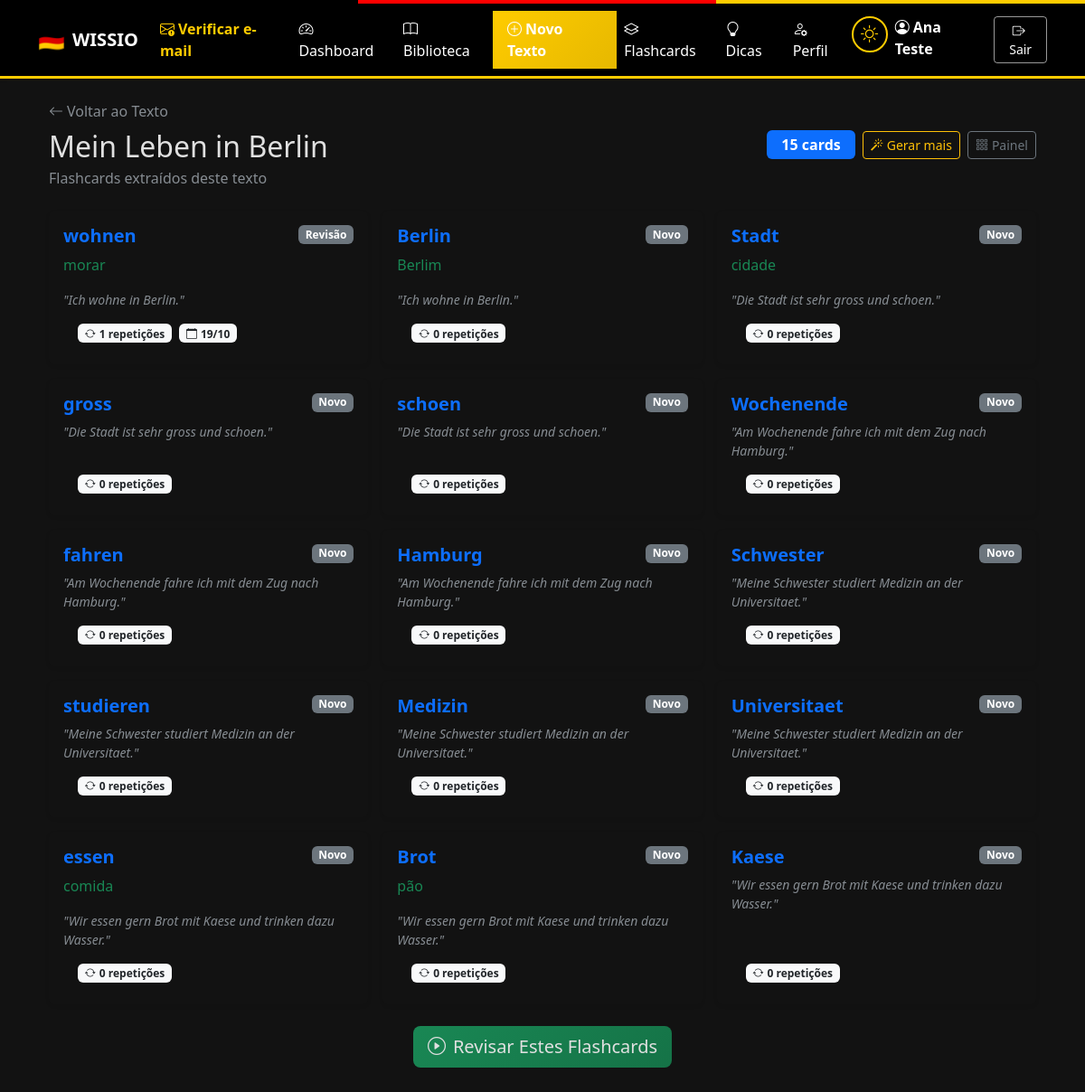
Page /texto/1/flashcards (signed in) on the committed database.
### models.py (models this page shows, shortened)
class Usuario(db.Model):
    __tablename__ = 'usuarios'
    id = db.Column(db.Integer, primary_key=True)
    nome = db.Column(db.String(100), nullable=False)
    email = db.Column(db.String(120), unique=True, nullable=False)
    senha_hash = db.Column(db.String(255), nullable=False)
    objetivo = db.Column(db.Enum(ObjetivoAprendizagem), nullable=True, values_callable=_valores_enum)
    nivel_atual = db.Column(db.Enum(NivelCEFR), default=NivelCEFR.A1, values_callable=_valores_enum)
    meta_diaria_minutos = db.Column(db.Integer, default=5)
    meta_semanal_textos = db.Column(db.Integer, default=3)
    meta_flashcards_iniciais = db.Column(db.Integer, default=20)
    onboarding_concluido = db.Column(db.Boolean, default=False)
    email_verificado = db.Column(db.Boolean, default=False)
    token_verificacao = db.Column(db.String(100), nullable=True)
    token_verificacao_expira = db.Column(db.DateTime, nullable=True)
    tema_escuro = db.Column(db.Boolean, default=False)  # Preferência de tema
    created_at = db.Column(db.DateTime, default=lambda: datetime.now(timezone.utc))
    updated_at = db.Column(db.DateTime, default=lambda: datetime.now(timezone.utc), onupdate=lambda: datetime.now(timezone.utc))
    textos = db.relationship('Texto', backref='usuario', lazy=True, cascade='all, delete-orphan')
    flashcards = db.relationship('Flashcard', backref='usuario', lazy=True, cascade='all, delete-orphan')
    progresso_flashcards = db.relationship('ProgressoFlashcard', backref='usuario', lazy=True, cascade='all, delete-orphan')
    ctest_submissoes = db.relationship('CTestSubmissao', backref='usuario', lazy=True, cascade='all, delete-orphan')
    estatisticas_diarias = db.relationship('EstatisticaDiaria', backref='usuario', lazy=True, cascade='all, delete-orphan')

class Texto(db.Model):
    __tablename__ = 'textos'
    id = db.Column(db.Integer, primary_key=True)
    titulo = db.Column(db.String(150), nullable=False)
    conteudo_original = db.Column(db.Text, nullable=False)
    nivel = db.Column(db.Enum(NivelCEFR), nullable=False, values_callable=_valores_enum)
    ctest_conteudo = db.Column(db.Text, nullable=True)
    ctest_respostas = db.Column(db.JSON, nullable=True)
    categoria = db.Column(db.String(50), nullable=True)
    tempo_estimado_min = db.Column(db.Integer, nullable=True)
    imagem_url = db.Column(db.String(500), nullable=True)
    created_at = db.Column(db.DateTime, default=lambda: datetime.now(timezone.utc))
    usuario_id = db.Column(db.Integer, db.ForeignKey('usuarios.id'), nullable=False)
    flashcards = db.relationship('Flashcard', backref='texto', lazy=True, cascade='all, delete-orphan')
    ctest_submissoes = db.relationship('CTestSubmissao', backref='texto', lazy=True, cascade='all, delete-orphan')

class Flashcard(db.Model):
    __tablename__ = 'flashcards'
    id = db.Column(db.Integer, primary_key=True)
    palavra_alemao = db.Column(db.String(100), nullable=False)
    traducao = db.Column(db.String(100), nullable=True)
    tipo = db.Column(db.String(40), nullable=True)
    exemplo = db.Column(db.Text, nullable=True)
    alternativas = db.Column(db.Text, nullable=True)
    ultima_resposta = db.Column(db.Text, nullable=True)
    resposta_correta = db.Column(db.Boolean, nullable=True)
    imagem_url = db.Column(db.String(500), nullable=True)
    created_at = db.Column(db.DateTime, default=lambda: datetime.now(timezone.utc))
    usuario_id = db.Column(db.Integer, db.ForeignKey('usuarios.id'), nullable=False)
    texto_id = db.Column(db.Integer, db.ForeignKey('textos.id'), nullable=True)
    progresso = db.relationship('ProgressoFlashcard', backref='flashcard', lazy=True, cascade='all, delete-orphan')

class ProgressoFlashcard(db.Model):
    __tablename__ = 'progresso_flashcards'
    id = db.Column(db.Integer, primary_key=True)
    usuario_id = db.Column(db.Integer, db.ForeignKey('usuarios.id'), nullable=False)
    flashcard_id = db.Column(db.Integer, db.ForeignKey('flashcards.id'), nullable=False)
    stability = db.Column(db.Float, default=0.0)  # Estabilidade da memória (dias)
    difficulty = db.Column(db.Float, default=5.0)  # Dificuldade do cartão (1-10)
    reps = db.Column(db.Integer, default=0)  # Número de revisões bem-sucedidas
    lapses = db.Column(db.Integer, default=0)  # Número de esquecimentos
    state = db.Column(db.Integer, default=0)  # 0=New, 1=Learning, 2=Review, 3=Relearning
    last_review = db.Column(db.DateTime, nullable=True)
    next_review = db.Column(db.DateTime, nullable=True)
    created_at = db.Column(db.DateTime, default=lambda: datetime.now(timezone.utc))
    updated_at = db.Column(db.DateTime, default=lambda: datetime.now(timezone.utc), onupdate=lambda: datetime.now(timezone.utc))
    @property
    def state_label(self):
        return {0: 'Novo', 1: 'Aprendendo', 2: 'Revisão', 3: 'Reaprender'}.get(self.state, 'Novo')
    __table_args__ = (db.UniqueConstraint('usuario_id', 'flashcard_id', name='uq_usuario_flashcard'),)

### app.py (the view)
@app.route('/texto/<int:id>/flashcards')
@login_required
def flashcards_do_texto(id):
    usuario = get_current_user()
    texto = Texto.query.get_or_404(id)
    if texto.usuario_id != usuario.id:
        abort(403)
    flashcards = Flashcard.query.filter_by(texto_id=texto.id, usuario_id=usuario.id).all()
    cards_data = []
    for fc in flashcards:
        prog = ProgressoFlashcard.query.filter_by(usuario_id=usuario.id, flashcard_id=fc.id).first()
        if not prog:
            prog = ProgressoFlashcard(usuario_id=usuario.id, flashcard_id=fc.id)
            db.session.add(prog)
        cards_data.append({'flashcard': fc, 'progresso': prog})
    db.session.commit()
    return render_template('flashcards_texto.html', texto=texto, cards_data=cards_data)

### app.py (called while the page is built)
def login_required(f):
    @wraps(f)
    def decorated_function(*args, **kwargs):
        if 'usuario_id' not in session:
            flash('Faça login para acessar esta página.', 'warning')
            return redirect(url_for('login', next=request.url))
        return f(*args, **kwargs)
    return decorated_function

def get_current_user():
    if 'usuario_id' in session:
        return Usuario.query.get(session['usuario_id'])
    return None

@app.context_processor
def inject_globals():
    usuario = get_current_user()
    tema_escuro = session.get('tema_escuro')
    if tema_escuro is None and usuario is not None:
        tema_escuro = usuario.tema_escuro
    return {
        'usuario': usuario,
        'tema_escuro': bool(tema_escuro),
    }

### templates/flashcards_texto.html (shortened to what this page needs)
{% extends "base.html" %}
{% block content %}
<div class="container mb-5">
    <div class="d-flex justify-content-between align-items-center mb-4 flex-wrap gap-2">
        <div>
            <a href="{{ url_for('ver_texto', id=texto.id) }}" class="text-decoration-none text-muted">
                <i class="bi bi-arrow-left me-1"></i>Voltar ao Texto
            </a>
            <h2 class="mb-1 mt-2">{{ texto.titulo }}</h2>
            <p class="text-muted mb-0">Flashcards extraídos deste texto</p>
        </div>
        <div class="d-flex align-items-center gap-2 flex-wrap">
            <span class="badge bg-primary fs-6 px-3 py-2">{{ cards_data|length }} cards</span>
            <form method="POST" action="{{ url_for('gerar_flashcards_do_texto', id=texto.id) }}" class="d-inline">
                <button class="btn btn-sm btn-outline-warning" title="Extrai novos vocabulários deste texto">
                    <i class="bi bi-magic me-1"></i>Gerar mais
                </button>
            </form>
            <a href="{{ url_for('painel_flashcards') }}" class="btn btn-sm btn-outline-secondary">
                <i class="bi bi-grid-3x3-gap me-1"></i>Painel
            </a>
        </div>
    </div>
    {% if cards_data %}
    <div class="row g-3">
        {% for item in cards_data %}
        <div class="col-md-6 col-lg-4">
            <div class="card flashcard-card h-100 shadow-sm">
                <div class="card-body d-flex flex-column">
                    <div class="d-flex justify-content-between align-items-start mb-2">
                        <h5 class="card-title text-primary mb-0 fw-bold">{{ item.flashcard.palavra_alemao }}</h5>
                        <span class="badge bg-secondary">{{ item.progresso.state_label }}</span>
                    </div>
                    {% if item.flashcard.traducao %}
                    <p class="card-text text-success fw-medium">{{ item.flashcard.traducao }}</p>
                    {% endif %}
                    <p class="card-text text-muted small flex-grow-1">
                        <em>"{{ item.flashcard.exemplo }}"</em>
                    </p>
                    <div class="card-footer bg-transparent border-0 pt-0">
                        <div class="d-flex gap-2">
                            <span class="badge bg-light text-dark small">
                                <i class="bi bi-arrow-repeat me-1"></i>{{ item.progresso.reps }} repetições
                            </span>
                            {% if item.progresso.next_review %}
                            <span class="badge bg-light text-dark small">
                                <i class="bi bi-calendar me-1"></i>{{ item.progresso.next_review.strftime('%d/%m') }}
                            </span>
                            {% endif %}
                        </div>
                    </div>
                </div>
            </div>
        </div>
        {% endfor %}
    </div>
    <div class="text-center mt-4">
        <a href="{{ url_for('flashcards') }}?texto_id={{ texto.id }}" class="btn btn-wissio-success btn-lg">
            <i class="bi bi-play-circle me-2"></i>Revisar Estes Flashcards
        </a>
    </div>
    {% endif %}
</div>
{% endblock %}

### templates/base.html (shortened to what this page needs)
<!DOCTYPE html>
<html lang="pt-br" data-bs-theme="{{ 'dark' if tema_escuro else 'light' }}">
<head>
    <link href="https://cdn.jsdelivr.net/npm/bootstrap@5.3.0/dist/css/bootstrap.min.css" rel="stylesheet">
    <link href="https://cdn.jsdelivr.net/npm/bootstrap-icons@1.11.0/font/bootstrap-icons.css" rel="stylesheet">
</head>
<body>
    <nav class="navbar navbar-expand-lg navbar-wissio shadow-sm">
        <div class="container">
            <a class="navbar-brand fw-bold d-flex align-items-center" href="{{ url_for('home') }}">
                <span class="me-2" style="font-size: 1.5rem;">🇩🇪</span>
                WISSIO
            </a>
            <div class="collapse navbar-collapse" id="navbarNav">
                <ul class="navbar-nav me-auto">
                    {% if session.get('usuario_id') %}
                        {% if usuario and not usuario.email_verificado %}
                        <li class="nav-item">
                            <a class="nav-link fw-semibold" href="{{ url_for('verificar_email') }}"
                               style="color: var(--wissio-gold) !important;" title="Verificar e-mail">
                                <i class="bi bi-envelope-exclamation me-1"></i>Verificar e-mail
                            </a>
                        </li>
                        {% endif %}
                        <li class="nav-item">
                            <a class="nav-link" href="{{ url_for('dashboard') }}"><i class="bi bi-speedometer2 me-1"></i>Dashboard</a>
                        </li>
                        <li class="nav-item">
                            <a class="nav-link" href="{{ url_for('biblioteca') }}"><i class="bi bi-book me-1"></i>Biblioteca</a>
                        </li>
                        <li class="nav-item">
                            <a class="nav-link btn-wissio-primary px-3" href="{{ url_for('novo_texto') }}"><i class="bi bi-plus-circle me-1"></i>Novo Texto</a>
                        </li>
                        <li class="nav-item">
                            <a class="nav-link" href="{{ url_for('painel_flashcards') }}"><i class="bi bi-layers me-1"></i>Flashcards</a>
                        </li>
                        <li class="nav-item">
                            <a class="nav-link" href="{{ url_for('dicas_alemao') }}"><i class="bi bi-lightbulb me-1"></i>Dicas</a>
                        </li>
                        <li class="nav-item">
                            <a class="nav-link" href="{{ url_for('perfil') }}"><i class="bi bi-person-gear me-1"></i>Perfil</a>
                        </li>
                    {% endif %}
                </ul>
                <ul class="navbar-nav ms-auto">
                    {% if session.get('usuario_id') %}
                        <li class="nav-item me-2">
                            <button class="theme-toggle" onclick="toggleTema()" title="Alternar tema" aria-label="Alternar tema escuro/claro">
                                {% if tema_escuro %}
                                <i class="bi bi-sun" style="font-size: 1.2rem;"></i>
                                {% else %}
                                <i class="bi bi-moon" style="font-size: 1.2rem;"></i>
                                {% endif %}
                            </button>
                        </li>
                        <li class="nav-item me-3">
                            <span class="navbar-text">
                                <i class="bi bi-person-circle me-1"></i><strong>{{ session.get('usuario_nome') }}</strong>
                            </span>
                        </li>
                        <li class="nav-item">
                            <a class="btn btn-outline-light btn-sm" href="{{ url_for('logout') }}"><i class="bi bi-box-arrow-right me-1"></i>Sair</a>
                        </li>
                    {% endif %}
                </ul>
            </div>
        </div>
    </nav>
    <div class="container mt-4">
        {% block content %}
        {% endblock %}
    </div>
</body>
</html>

### templates/base.html (style rules this page uses)
:root { --wissio-black: #000000; --wissio-red: #FF0000; --wissio-gold: #FFCC00; --wissio-gold-dark: #E6B800; }
[data-bs-theme="dark"] { --bs-body-bg: #121212; --bs-body-color: #e0e0e0; --bs-card-bg: #1e1e1e; --bs-border-color: #f8f1f1; }
.navbar-wissio { background: var(--wissio-black); border-bottom: 3px solid var(--wissio-gold); }
.navbar-wissio .navbar-brand, .navbar-wissio .nav-link, .navbar-wissio .navbar-text { color: #ffffff !important; }
.navbar-wissio .btn-outline-light { border-color: rgba(255, 255, 255, 0.6); color: #ffffff; }
.btn-wissio-primary { background: linear-gradient(135deg, var(--wissio-gold) 0%, var(--wissio-gold-dark) 100%); border: none; color: var(--wissio-black); font-weight: 600; }
.btn-wissio-success { background: linear-gradient(135deg, #198754 0%, #157347 100%); border: none; }
.card { background-color: var(--bs-card-bg); border-color: var(--bs-border-color); }
.theme-toggle { background: none; border: 2px solid var(--wissio-gold); color: var(--wissio-gold); width: 40px; height: 40px; border-radius: 50%; display: flex; align-items: center; justify-content: center; transition: all 0.2s; }
[data-bs-theme="dark"] .theme-toggle { border-color: var(--wissio-gold); color: var(--wissio-gold); }

### templates/flashcards_texto.html (style rules this page uses)
.flashcard-card { border: none; transition: all 0.2s; }
.flashcard-card .card-title { font-size: 1.25rem; }

### rows in the picture
Usuario: get "Ana Teste"
Texto: titulo "Mein Leben in Berlin"
Flashcard: flashcard.palavra_alemao "wohnen", flashcard.traducao "morar", flashcard.exemplo "Ich wohne in Berlin."
ProgressoFlashcard: progresso.state_label "Revisão", progresso.reps "1", progresso.next_review "19/10"
Flashcard: flashcard.palavra_alemao "Berlin", flashcard.traducao "Berlim", flashcard.exemplo "Ich wohne in Berlin."
ProgressoFlashcard: progresso.state_label "Novo", progresso.reps "0"
Flashcard: flashcard.palavra_alemao "Stadt", flashcard.traducao "cidade", flashcard.exemplo "Die Stadt ist sehr gross und schoen."
ProgressoFlashcard: progresso.state_label "Novo", progresso.reps "0"
Flashcard: flashcard.palavra_alemao "gross", flashcard.exemplo "Die Stadt ist sehr gross und schoen."
ProgressoFlashcard: progresso.state_label "Novo", progresso.reps "0"
Flashcard: flashcard.palavra_alemao "schoen", flashcard.exemplo "Die Stadt ist sehr gross und schoen."
ProgressoFlashcard: progresso.state_label "Novo", progresso.reps "0"
Flashcard: flashcard.palavra_alemao "Wochenende", flashcard.exemplo "Am Wochenende fahre ich mit dem Zug nach Hamburg."
ProgressoFlashcard: progresso.state_label "Novo", progresso.reps "0"
Flashcard: flashcard.palavra_alemao "fahren", flashcard.exemplo "Am Wochenende fahre ich mit dem Zug nach Hamburg."
ProgressoFlashcard: progresso.state_label "Novo", progresso.reps "0"
Flashcard: flashcard.palavra_alemao "Hamburg", flashcard.exemplo "Am Wochenende fahre ich mit dem Zug nach Hamburg."
ProgressoFlashcard: progresso.state_label "Novo", progresso.reps "0"
Flashcard: flashcard.palavra_alemao "Schwester", flashcard.exemplo "Meine Schwester studiert Medizin an der Universitaet."
ProgressoFlashcard: progresso.state_label "Novo", progresso.reps "0"
Flashcard: flashcard.palavra_alemao "studieren", flashcard.exemplo "Meine Schwester studiert Medizin an der Universitaet."
ProgressoFlashcard: progresso.state_label "Novo", progresso.reps "0"
Flashcard: flashcard.palavra_alemao "Medizin", flashcard.exemplo "Meine Schwester studiert Medizin an der Universitaet."
ProgressoFlashcard: progresso.state_label "Novo", progresso.reps "0"
Flashcard: flashcard.palavra_alemao "Universitaet", flashcard.exemplo "Meine Schwester studiert Medizin an der Universitaet."
ProgressoFlashcard: progresso.state_label "Novo", progresso.reps "0"
Flashcard: flashcard.palavra_alemao "essen", flashcard.traducao "comida", flashcard.exemplo "Wir essen gern Brot mit Kaese und trinken dazu Wasser."
ProgressoFlashcard: progresso.state_label "Novo", progresso.reps "0"
Flashcard: flashcard.palavra_alemao "Brot", flashcard.traducao "pão", flashcard.exemplo "Wir essen gern Brot mit Kaese und trinken dazu Wasser."
ProgressoFlashcard: progresso.state_label "Novo", progresso.reps "0"
Flashcard: flashcard.palavra_alemao "Kaese", flashcard.exemplo "Wir essen gern Brot mit Kaese und trinken dazu Wasser."
ProgressoFlashcard: progresso.state_label "Novo", progresso.reps "0"

### other values in the picture
{{ cards_data|length }} "15"
